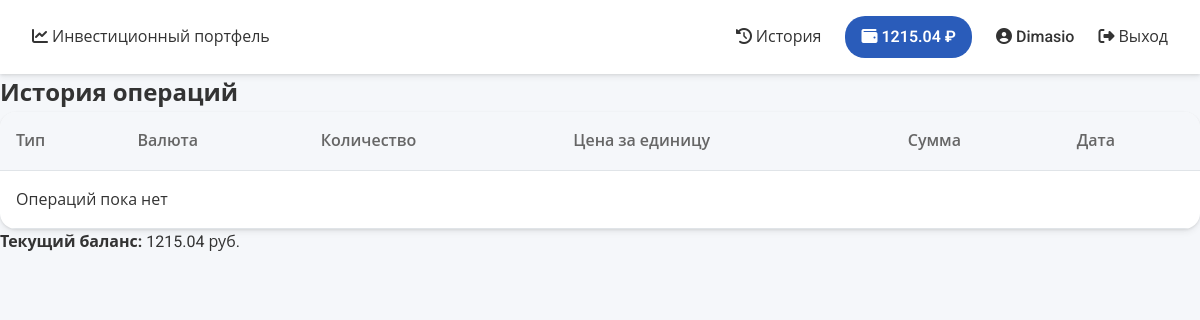
The app's page /history (signed in), older data.
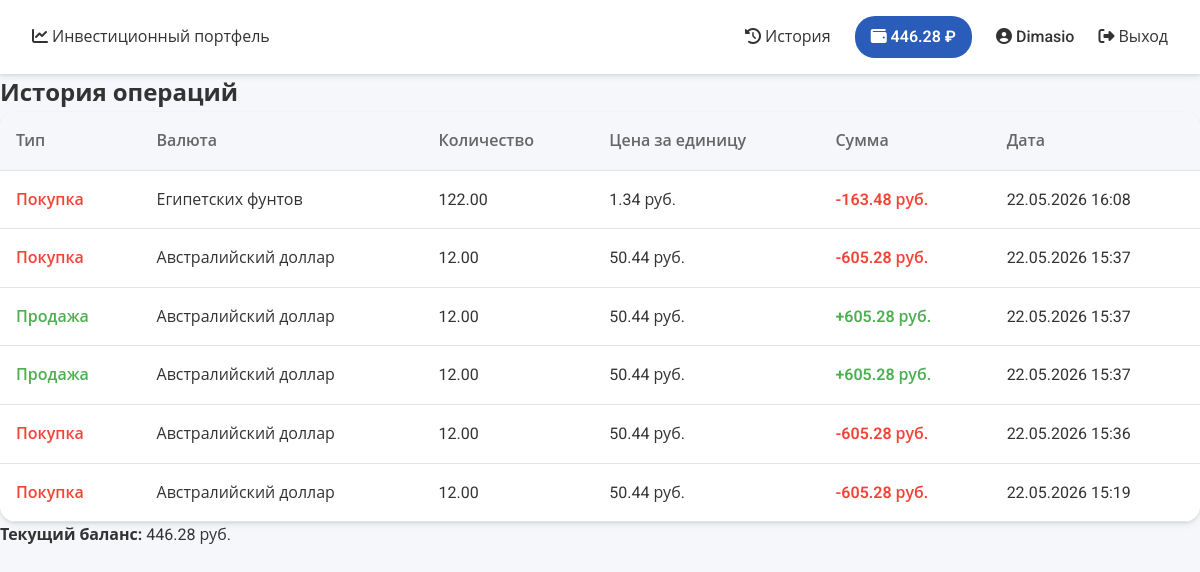
The same page, newer data.
### MainApp/models.py (models this page shows)
class Profile(models.Model):
    user = models.OneToOneField(User, on_delete=models.CASCADE)
    balance = models.DecimalField(max_digits=10, decimal_places=2, default=0.00)

class Transaction(models.Model):
    TRANSACTION_TYPES = [
        ('buy', 'Покупка'),
        ('sell', 'Продажа'),
    ]
    user = models.ForeignKey(settings.AUTH_USER_MODEL, models.CASCADE)
    moneyid = models.CharField(max_length=100)
    money = models.CharField(max_length=200)
    count = models.DecimalField(max_digits=10, decimal_places=2, validators=[validators.MinValueValidator(0.01)], default=1)
    price = models.DecimalField(max_digits=10, decimal_places=2)
    endprice = models.DecimalField(max_digits=10, decimal_places=2)
    transaction_type = models.CharField(max_length=4, choices=TRANSACTION_TYPES)
    created_at = models.DateTimeField(auto_now_add=True)

### MainApp/modules/profile.py (the view)
# urls.py: path('history', profile.History, name='history'),
@login_required(login_url="login/")
def History(request):
    transactions = Transaction.objects.filter(user=request.user).order_by('-created_at')
    profile, _ = Profile.objects.get_or_create(user=request.user)
    return render(request, 'htmls/history.html', {'hist': transactions, 'balance': profile.balance})

### MainApp/templates/htmls/history.html
{% extends 'htmls/main.html' %}
{% block content %}
<h2>История операций</h2>
<table class="table">
    <thead>
        <tr>
            <th>Тип</th>
            <th>Валюта</th>
            <th>Количество</th>
            <th>Цена за единицу</th>
            <th>Сумма</th>
            <th>Дата</th>
        </tr>
    </thead>
    <tbody>
        {% for item in hist %}
        <tr>
            <td>
                {% if item.transaction_type == 'buy' %}
                    <span class="text-danger">Покупка</span>
                {% else %}
                    <span class="text-success">Продажа</span>
                {% endif %}
            </td>
            <td>{{ item.money }}</td>
            <td>{{ item.count }}</td>
            <td>{{ item.price }} руб.</td>
            <td>
                {% if item.transaction_type == 'buy' %}
                    <span class="text-danger">-{{ item.endprice }} руб.</span>
                {% else %}
                    <span class="text-success">+{{ item.endprice }} руб.</span>
                {% endif %}
            </td>
            <td>{{ item.created_at|date:"d.m.Y H:i" }}</td>
        </tr>
        {% empty %}
        <tr><td colspan="6">Операций пока нет</td></tr>
        {% endfor %}
    </tbody>
</table>
<p><strong>Текущий баланс:</strong> {{ balance }} руб.</p>
{% endblock %}

### MainApp/templates/htmls/main.html (shortened to what this page needs)
<!DOCTYPE html>
<html lang="ru">
<head>
    {% load static %}
    <link rel="stylesheet" href="{% static 'css/main.css' %}">
    <link rel="stylesheet" href="https://cdnjs.cloudflare.com/ajax/libs/font-awesome/6.4.0/css/all.min.css">
</head>
<header>
    <div>
        <a href="{% url 'home' %}"><i class="fas fa-chart-line"></i> Инвестиционный портфель</a>
    </div>
    <div>
        <a href="{% url 'history' %}"><i class="fas fa-history"></i> История</a>
        {% if user.is_authenticated %}
            <a href="{% url 'balance' %}"><i class="fas fa-wallet"></i> {{ balance|floatformat:2 }} ₽</a>
            <a href="{% url 'profile' %}"><i class="fas fa-user-circle"></i> {{ user.username }}</a>
            <a href="{% url 'logout' %}"><i class="fas fa-sign-out-alt"></i> Выход</a>
        {% else %}
            <a href="{% url 'signup' %}"><i class="fas fa-user-plus"></i> Регистрация</a>
            <a href="{% url 'login' %}"><i class="fas fa-sign-in-alt"></i> Вход</a>
        {% endif %}
    </div>
</header>
<body>
    <main>
        {% block content %}{% endblock %}
    </main>
</body>
</html>

### MainApp/static/css/main.css (style rules this page uses)
:root { --bg-primary: #F5F7FA; --bg-secondary: #FFFFFF; --accent: #2A5CBA; --accent-hover: #1e4a9e; --success: #4CAF50; --danger: #F44336; --text-primary: #333333; --text-secondary: #666666; --border: #E0E4E8; --shadow: 0 4px 6px rgba(0, 0, 0, 0.05), 0 1px 3px rgba(0, 0, 0, 0.1); --shadow-hover: 0 10px 15px -3px rgba(0, 0, 0, 0.1); }
* { margin: 0; padding: 0; box-sizing: border-box; }
body { font-family: 'Roboto', 'Open Sans', sans-serif; background-color: var(--bg-primary); color: var(--text-primary); line-height: 1.6; }
header { background: var(--bg-secondary); box-shadow: var(--shadow); padding: 1rem 2rem; display: flex; justify-content: space-between; align-items: center; position: sticky; top: 0; z-index: 100; }
header div { display: flex; gap: 1.5rem; align-items: center; }
header a { text-decoration: none; color: var(--text-primary); font-weight: 500; transition: color 0.2s ease; }
header a[href*="balance"] { background: var(--accent); color: white; padding: 0.5rem 1rem; border-radius: 20px; font-weight: 600; }
.table { width: 100%; background: var(--bg-secondary); border-radius: 16px; overflow: hidden; box-shadow: var(--shadow); border-collapse: collapse; }
.table thead { background: var(--bg-primary); }
.table th, .table td { padding: 1rem; text-align: left; border-bottom: 1px solid var(--border); }
.table th { font-weight: 600; color: var(--text-secondary); }
.text-danger { color: var(--danger); font-weight: 600; }
.text-success { color: var(--success); font-weight: 600; }

Row changes from the older to the newer data that the page shows:
changed Profile: balance "1215.04" → "446.28"
added Transaction: transaction_type "Покупка", money "Египетских фунтов", count "122.00", price "1.34", endprice "163.48", created_at "22.05.2026 16:08"
added Transaction: transaction_type "Покупка", money "Австралийский доллар", count "12.00", price "50.44", endprice "605.28", created_at "22.05.2026 15:37"
added Transaction: transaction_type "Продажа", money "Австралийский доллар", count "12.00", price "50.44", endprice "605.28", created_at "22.05.2026 15:37"
added Transaction: transaction_type "Продажа", money "Австралийский доллар", count "12.00", price "50.44", endprice "605.28", created_at "22.05.2026 15:37"
added Transaction: transaction_type "Покупка", money "Австралийский доллар", count "12.00", price "50.44", endprice "605.28", created_at "22.05.2026 15:36"
added Transaction: transaction_type "Покупка", money "Австралийский доллар", count "12.00", price "50.44", endprice "605.28", created_at "22.05.2026 15:19"
Text that changed along with them:
text no longer shown: "Операций пока нет"
